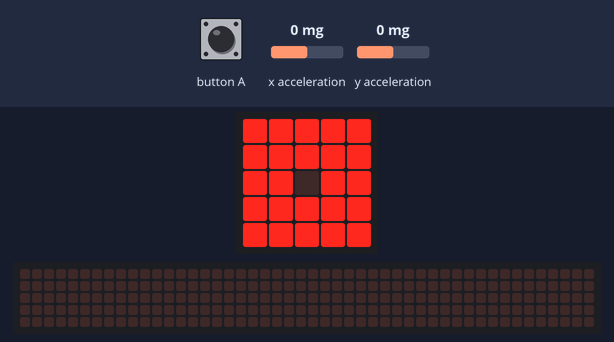
A program run on a simulated BBC micro:bit running MicroPython. On the bench: the board's 5×5 LED display, a strip that is not on the board, showing the scrolling text unrolled. The test bench sets the inputs (shaded band); at power-on: x acceleration 0 mg, y acceleration 0 mg. Random numbers come from a fixed seed; the interpreter's speed is modelled, so counts of loop turns are approximate; the 48×5 strip is a reading aid, not a part: it shows the text the display is scrolling, unrolled, one strip-width of it at a time.

Above: at 1.2 s.
1.3 s: button A pressed for 0.15 s
At 1.52 s:
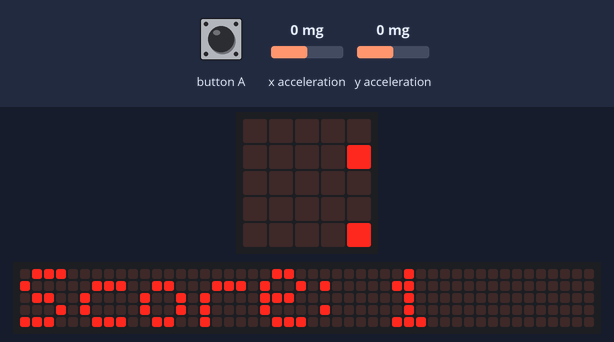
2.0 s: x acceleration set to -1440 mg
5.0 s: y acceleration set to 750 mg
At 7.58 s:
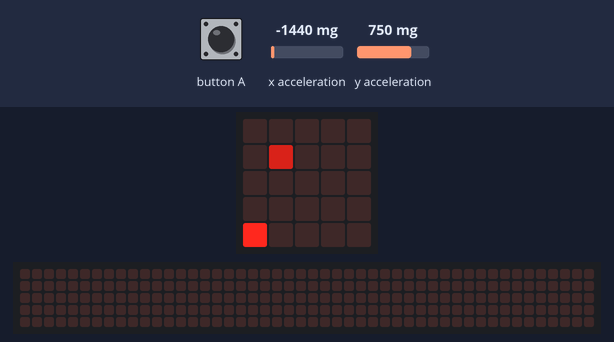
8.0 s: x acceleration set to 750 mg
At 8.16 s:
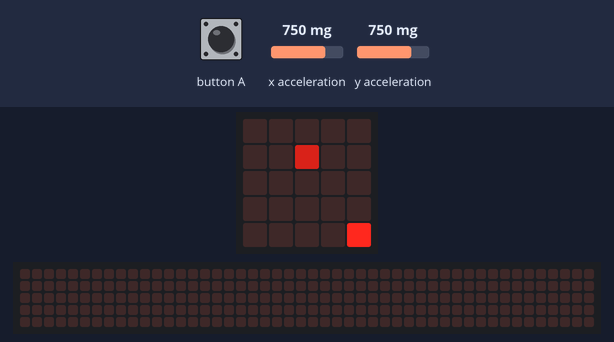
9.9 s: y acceleration set to -1440 mg
At 10.0 s:
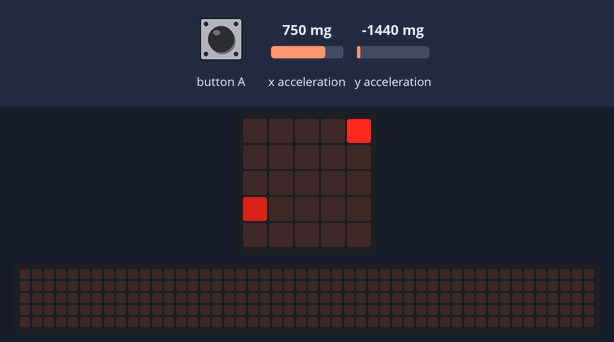
11.9 s: x acceleration set to -750 mg
At 12.07 s:
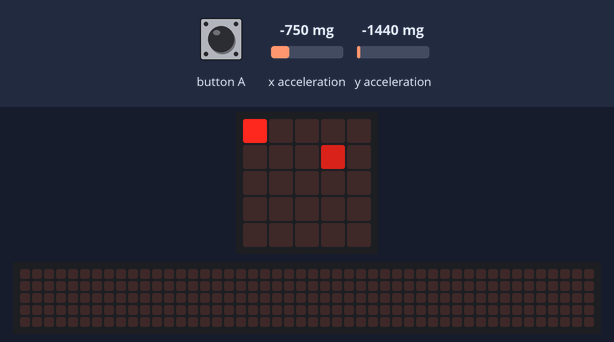

The program:

Microbit-Laser-Dodge.py
```python
import microbit
import random

grid = [[0,0,0,0,0], [0,0,0,0,0], [0,0,0,0,0], [0,0,0,0,0], [0,0,0,0,0]]
gameLost = False
score = 0

def getScore():
    return score

def resetScore():
    global score
    score = 0

def displayGrid():
    for i in range(len(grid)):
        for j in range(len(grid[i])):
            microbit.display.set_pixel(j, i, grid[i][j])

def clearGrid():
    for i in range(len(grid)):
        for j in range(len(grid[i])):
            grid[i][j] = 0;

def displayCursor(x, y):
    if grid[y][x] == 0:
        grid[y][x] = 9
        displayGrid()
        grid[y][x] = 0
    else:
        lost(x, y)

def displayEnemy(x, y):
    grid[y][x] = 5

def removeEnemy(x, y):
    grid[y][x] = 0

def lost(x, y):
    gameLost = True

    while gameLost:
        for i in range(len(grid)):
            for j in range(len(grid[i])):
                grid[i][j] = 9
        grid[y][x] = 0
        displayGrid()
        microbit.sleep(175)
        clearGrid()
        displayGrid()
        microbit.sleep(175)

        if (microbit.button_a.was_pressed()):
            microbit.display.scroll("Score: " + str(getScore()), wait=True, loop=False)
            resetScore()
            gameLost = False

def wait():
    for i in range(25):
        microbit.sleep(5)
        updatePos()

def moveEnemy():
    #Top left corner
    if grid[0][0] == 5:
        displayEnemy(0, 0)
        wait()
        removeEnemy(0, 0)
        for pos in range(1, 5):
            displayEnemy(pos, pos)
            wait()
            removeEnemy(pos, pos)

    #Top right corner
    if grid[0][4] == 5:
        displayEnemy(4, 0)
        wait()
        removeEnemy(4, 0)
        for i in range(1,5):
            displayEnemy(4-i, i)
            wait()
            removeEnemy(4-i, i)

    #Bottom left corner
    if grid[4][0] == 5:
        displayEnemy(0, 4)
        wait()
        removeEnemy(0, 4)
        for i in range(1,5):
            displayEnemy(i, 4-i)
            wait()
            removeEnemy(i, 4-i)

    #Bottom right corner
    if grid[4][4] == 5:
        displayEnemy(4, 4)
        wait()
        removeEnemy(4, 4)
        for pos in range(3, -1, -1):
            displayEnemy(pos, pos)
            wait()
            removeEnemy(pos, pos)

    #Top row
    for i in range(1, 4):
        if grid[0][i] == 5:
            displayEnemy(i, 0)
            wait()
            removeEnemy(i, 0)
            for pos in range(1, 5):
                displayEnemy(i, pos)
                wait()
                removeEnemy(i, pos)

    #Bottom row
    for i in range(1, 4):
        if grid[4][i] == 5:
            displayEnemy(i, 4)
            wait()
            removeEnemy(i, 4)
            for pos in range(3, -1, -1):
                displayEnemy(i, pos)
                wait()
                removeEnemy(i, pos)

    #Left side
    for i in range(1, 4):
        if grid[i][0] == 5:
            displayEnemy(0, i)
            wait()
            removeEnemy(0, i)
            for pos in range(1, 5):
                displayEnemy(pos, i)
                wait()
                removeEnemy(pos, i)

    #Right side
    for i in range(1, 4):
        if grid[i][4] == 5:
            displayEnemy(4, i)
            wait()
            removeEnemy(4, i)
            for pos in range(3, -1, -1):
                displayEnemy(pos, i)
                wait()
                removeEnemy(pos, i)

def createEnemy():
    side = random.randint(0, 4)
    place = random.randint(0, 4)

    if(side == 0):
        displayEnemy(place, 0)
    elif(side == 1):
        displayEnemy(4, place)
    elif(side == 2):
        displayEnemy(place, 4)
    elif(side == 3):
        displayEnemy(0, place)

def updatePos():
    x = 2
    y = 2

    if (microbit.accelerometer.get_x() <= -550):
        x = 0
    elif (-550 < microbit.accelerometer.get_x() <= -250):
        x = 1
    elif (-250 < microbit.accelerometer.get_x() <= 250):
        x = 2
    elif (250 < microbit.accelerometer.get_x() <= 550):
        x = 3
    elif (microbit.accelerometer.get_x() > 550):
        x = 4

    if (microbit.accelerometer.get_y() <= -550):
        y = 0
    elif (-550 < microbit.accelerometer.get_y() <= -250):
        y = 1
    elif (-250 < microbit.accelerometer.get_y() <= 250):
        y = 2
    elif (250 < microbit.accelerometer.get_y() <= 550):
        y = 3
    elif (microbit.accelerometer.get_y() > 550):
        y = 4

    displayCursor(x, y)

while not gameLost:
    updatePos()
    createEnemy()
    score += 1
    moveEnemy()
```
